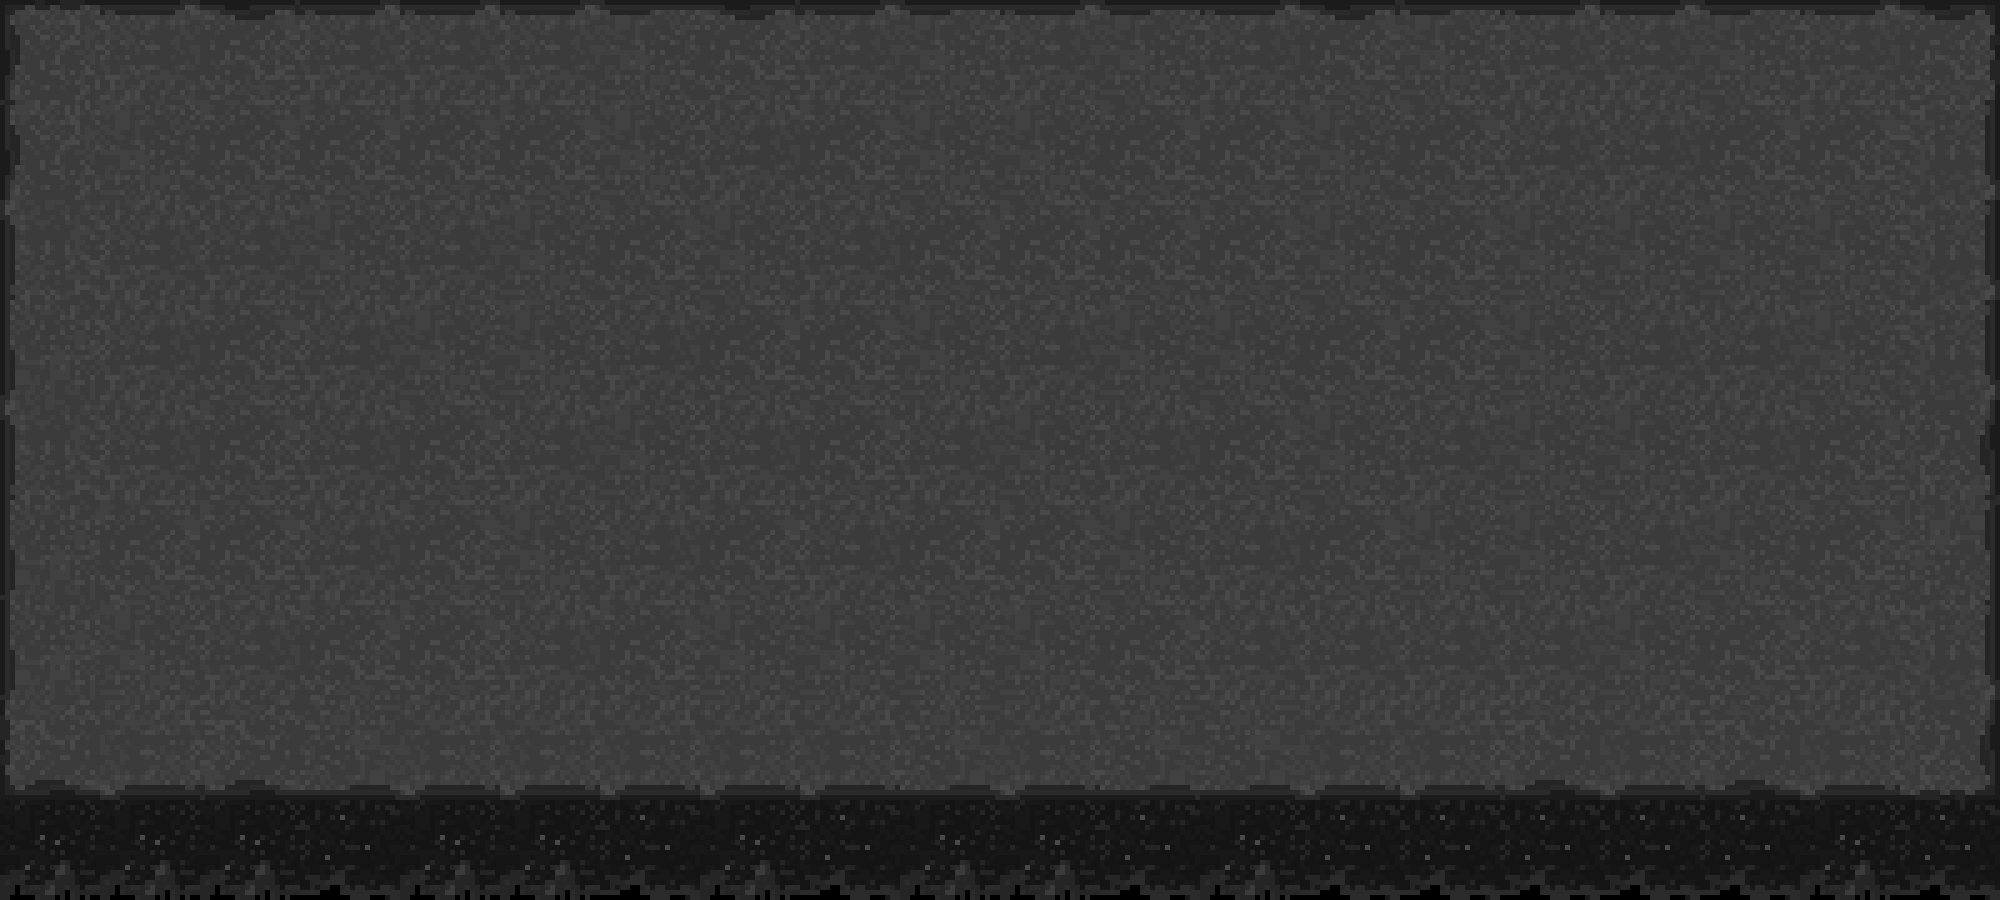

This is a level from a 2D game, rendered from its Tiled map with the project's own tilesets. A one-line summary and the complete map file follow:
An orthogonal 20x9 tile map with 100x100 px tiles, 1 tile layer (Слой тайлов 1).

<map version="1.0" tiledversion="1.1.1" orientation="orthogonal" renderorder="right-down" width="20" height="9" tilewidth="100" tileheight="100" infinite="0" nextobjectid="1">
 <tileset firstgid="1" source="concret.tsx" />
 <layer name="Слой тайлов 1" width="20" height="9">
  <data encoding="csv">
3221225484,4,6,4,4,4,5,6,4,5,4,5,4,6,5,4,4,5,4,1610612748,
3221225481,2,3,3,3,3,2,1,3,2,2,3,3,2,3,1,1,3,3,7,
3221225479,1,1,2,1,2,3,2,1,3,3,3,3,2,3,2,2,2,2,7,
3221225480,1,3,1,2,2,1,3,3,2,1,2,2,3,3,2,1,1,2,7,
3221225479,1,3,1,3,1,2,1,3,1,2,1,3,2,1,2,2,1,3,9,
3221225480,3,3,1,3,2,1,3,1,3,3,2,1,3,2,2,1,2,3,8,
3221225480,2,1,3,3,1,3,2,2,2,2,3,1,1,1,1,2,3,1,7,
2684354572,3221225476,3221225478,3221225477,3221225476,3221225476,3221225476,3221225476,3221225476,3221225477,3221225476,3221225477,3221225477,3221225476,3221225476,3221225478,3221225476,3221225478,3221225476,12,
14,14,14,13,14,14,13,14,13,14,14,13,14,13,13,13,13,13,14,13
</data>
 </layer>
</map>